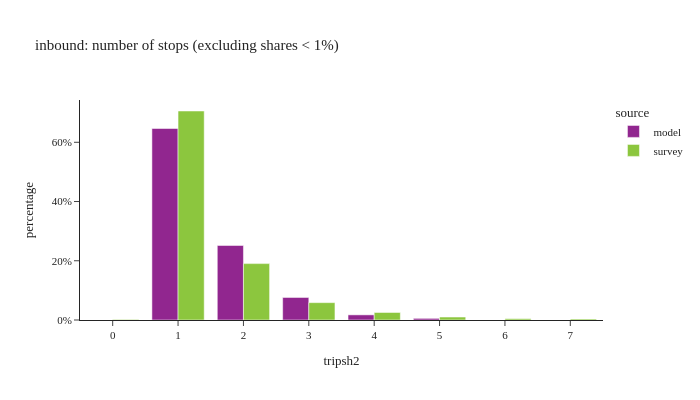

Here is the notebook cell this chart was saved with:
### Code cell
df_plot = (
    df_tour.group_by(['tripsh2', 'source'])
    .agg(pl.col('toexpfac').sum())
    .with_columns(
        (pl.col('toexpfac') / pl.col('toexpfac').sum().over(['source'])).alias('percentage')
    )
    .filter(pl.col('percentage') > 0.001)
)

df_plot_pd = df_plot.sort(['source']).to_pandas()

fig = px.bar(df_plot_pd, x="tripsh2", y="percentage", color="source",
             barmode="group",title="inbound: number of stops (excluding shares < 1%)",
             hover_data=['toexpfac'])
fig.update_layout(height=400, width=700, font=dict(size=11),
                  xaxis = dict(dtick = 1, categoryorder='category ascending'),
                  yaxis=dict(tickformat=".0%"))
fig.show()

### Figure 1 — Plotly figure (JSON) as saved in the notebook; plotly's stock layout.template omitted (floating-point values rounded to 4 significant figures)
{"data": [{"alignmentgroup": "True", "customdata": [[3762000.0], [1464000.0], [442600.0], [101100.0], [31960.0]], "hovertemplate": "source=model<br>tripsh2=%{x}<br>percentage=%{y}<br>toexpfac=%{customdata[0]}<extra></extra>", "legendgroup": "model", "marker": {"color": "#91268F", "pattern": {"shape": ""}}, "name": "model", "offsetgroup": "model", "orientation": "v", "showlegend": true, "textposition": "auto", "type": "bar", "x": [1, 2, 3, 4, 5], "xaxis": "x", "y": [0.6465, 0.2516, 0.07606, 0.01737, 0.005493], "yaxis": "y"}, {"alignmentgroup": "True", "customdata": [[2971000.0], [13970.0], [106900.0], [18910.0], [801400.0], [42150.0], [7988.0], [246600.0]], "hovertemplate": "source=survey<br>tripsh2=%{x}<br>percentage=%{y}<br>toexpfac=%{customdata[0]}<extra></extra>", "legendgroup": "survey", "marker": {"color": "#8CC63E", "pattern": {"shape": ""}}, "name": "survey", "offsetgroup": "survey", "orientation": "v", "showlegend": true, "textposition": "auto", "type": "bar", "x": [1, 7, 4, 6, 2, 5, 0, 3], "xaxis": "x", "y": [0.7057, 0.003318, 0.0254, 0.004492, 0.1904, 0.01001, 0.001897, 0.05859], "yaxis": "y"}], "layout": {"barmode": "group", "font": {"size": 11}, "height": 400, "legend": {"title": {"text": "source"}, "tracegroupgap": 0}, "title": {"text": "inbound: number of stops (excluding shares < 1%)"}, "width": 700, "xaxis": {"anchor": "y", "categoryorder": "category ascending", "domain": [0.0, 1.0], "dtick": 1, "title": {"text": "tripsh2"}}, "yaxis": {"anchor": "x", "domain": [0.0, 1.0], "tickformat": ".0%", "title": {"text": "percentage"}}}}
